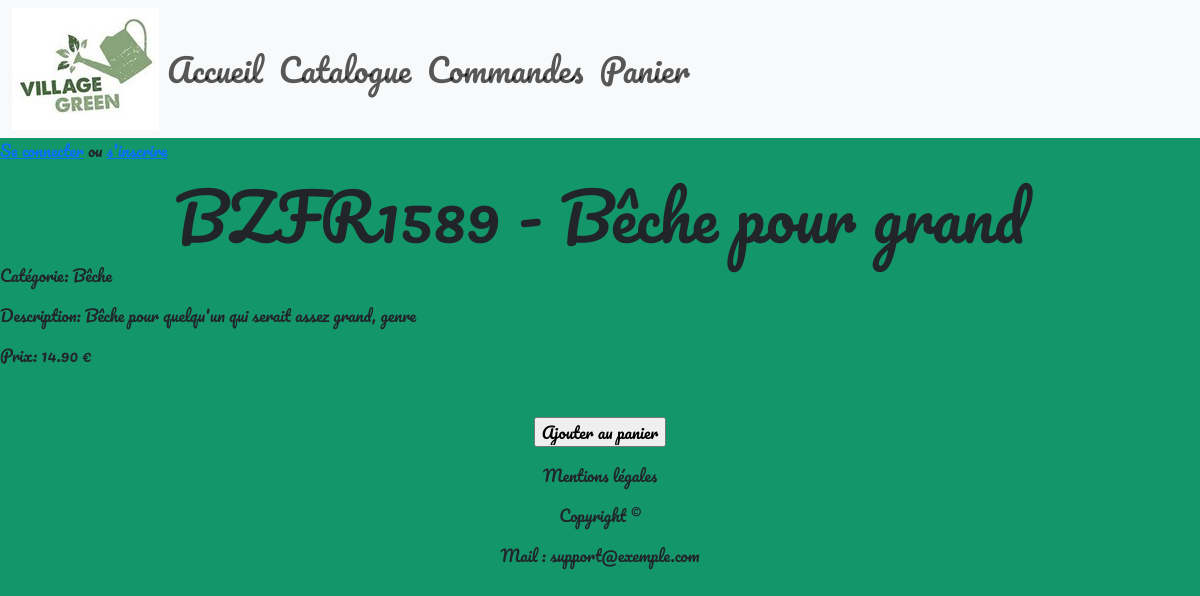
The app's page /consult_produit.php?id=1 with its own data.
### tables this page shows
CREATE TABLE `t_d_produit` (
  `Id_Produit` int(11) NOT NULL,
  `Taux_TVA` decimal(15,2) NOT NULL,
  `Nom_Long` varchar(250) NOT NULL,
  `Nom_court` varchar(50) NOT NULL,
  `Ref_fournisseur` varchar(250) NOT NULL,
  `Photo` varchar(250) DEFAULT NULL,
  `Prix_Achat` decimal(15,2) NOT NULL,
  `Id_Fournisseur` int(11) NOT NULL,
  `Id_Categorie` int(11) NOT NULL
);

CREATE TABLE `t_d_categorie` (
  `Id_Categorie` int(11) NOT NULL,
  `Libelle` varchar(50) NOT NULL,
  `Id_Categorie_Parent` int(11) DEFAULT NULL
);

### dao.php (called while the page is built, shortened)
<?php
class dao
{
    private $db_host;
    private $db_name;
    private $db_user;
    private $db_password;
    public function __construct($_dbhost, $_dbname)
    {
        $this->db_host = $_dbhost;
        $this->db_name = $_dbname;
        if ($this->db_name == "greengarden") {
            $this->db_user = 'root';
            $this->db_password = '';
        }
        else {
            $this->db_user = 'root';
            $this->db_password = '';
        }
    }
    public function connect()
    {
        $dsn = "mysql:host={$this->db_host};dbname={$this->db_name};charset=utf8mb4";
        $options = [
            PDO::ATTR_ERRMODE => PDO::ERRMODE_EXCEPTION,
            PDO::ATTR_DEFAULT_FETCH_MODE => PDO::FETCH_ASSOC,
            PDO::ATTR_EMULATE_PREPARES => false,
        ];
        return new PDO($dsn, $this->db_user, $this->db_password, $options);
    }
    public function select($table, $where = '', $params = array(), $order_by = '', $limit = '')
    {
        $sql = "SELECT * FROM $table";
        if (!empty($where)) {
            $sql .= " WHERE $where";
        }
        $stmt = $this->connect()->prepare($sql);
        $stmt->execute($params);
        return $stmt->fetchAll(PDO::FETCH_ASSOC);
    }
}

### produit.php (called while the page is built, shortened)
<?php
require_once 'dao.php';
class Produit
{
    private $dao;
    public function __construct()
    {
        $this->dao = new dao("localhost","greengarden");
    }
    public function getProduitById($id)
    {
        $params = array(
            ':id' => $id
        );
        return $this->dao->select("t_d_produit","id_produit = :id", $params);
    }
}

### categorie.php (called while the page is built, shortened)
<?php
require_once 'dao.php';
class Categorie
{
    private $dao;
    public function __construct()
    {
        $this->dao = new dao("localhost", "greengarden");
    }
    public function getCategorieById($idcat)
    {
        $params = array(
            ':idcat' => $idcat
        );
        return $this->dao->select("t_d_categorie", "Id_Categorie = :idcat", $params);
    }
}

### consult_produit.php (the view, shortened to what this page needs)
<?php
require 'produit.php';
 include 'header.php';
require 'categorie.php';
if (isset($_GET['id'])) {
    $id_produit = $_GET['id'];
    try {
        $p = new Produit();
        $produit = $p->getProduitById($id_produit)[0];
        $c = new Categorie();
        $categorie = $c->getCategorieById($produit['Id_Categorie'])[0];
    } catch (PDOException $e) {
        echo
        "Erreur: " . $e->getMessage();
        exit();
    }
} else {
    echo "Produit non spécifié";
    exit;
}
?>
<!DOCTYPE html>
<html>
<head>
</head>
<body>
    <h1><?php echo $produit['Ref_fournisseur'] . " - " . $produit['Nom_court']; ?></h1>
    <p>Catégorie: <?php echo $categorie['Libelle']; ?> </p>
    <p>Description: <?php echo $produit['Nom_Long']; ?></p>
    <p>Prix: <?php echo $produit['Prix_Achat']; ?> €</p>
    <form method="POST" action="ajout_panier.php">
        <input type="submit" value="Ajouter au panier">
    </form>
</body>
</html>
<?php include 'footer.php'; ?>

### style/style.css (style rules this page uses)
body { background-color: rgb(20, 150, 107); font-family: 'Pacifico', cursive; }
form { text-align:center; margin-top: 50px; }
h1 { text-align: center; font-size: 4em; }

### records on screen
t_d_produit: Ref_fournisseur "BZFR1589", Nom_court "Bêche pour grand", Nom_Long "Bêche pour quelqu'un qui serait assez grand, genre", Prix_Achat "14.90"
t_d_categorie: Libelle "Bêche"
